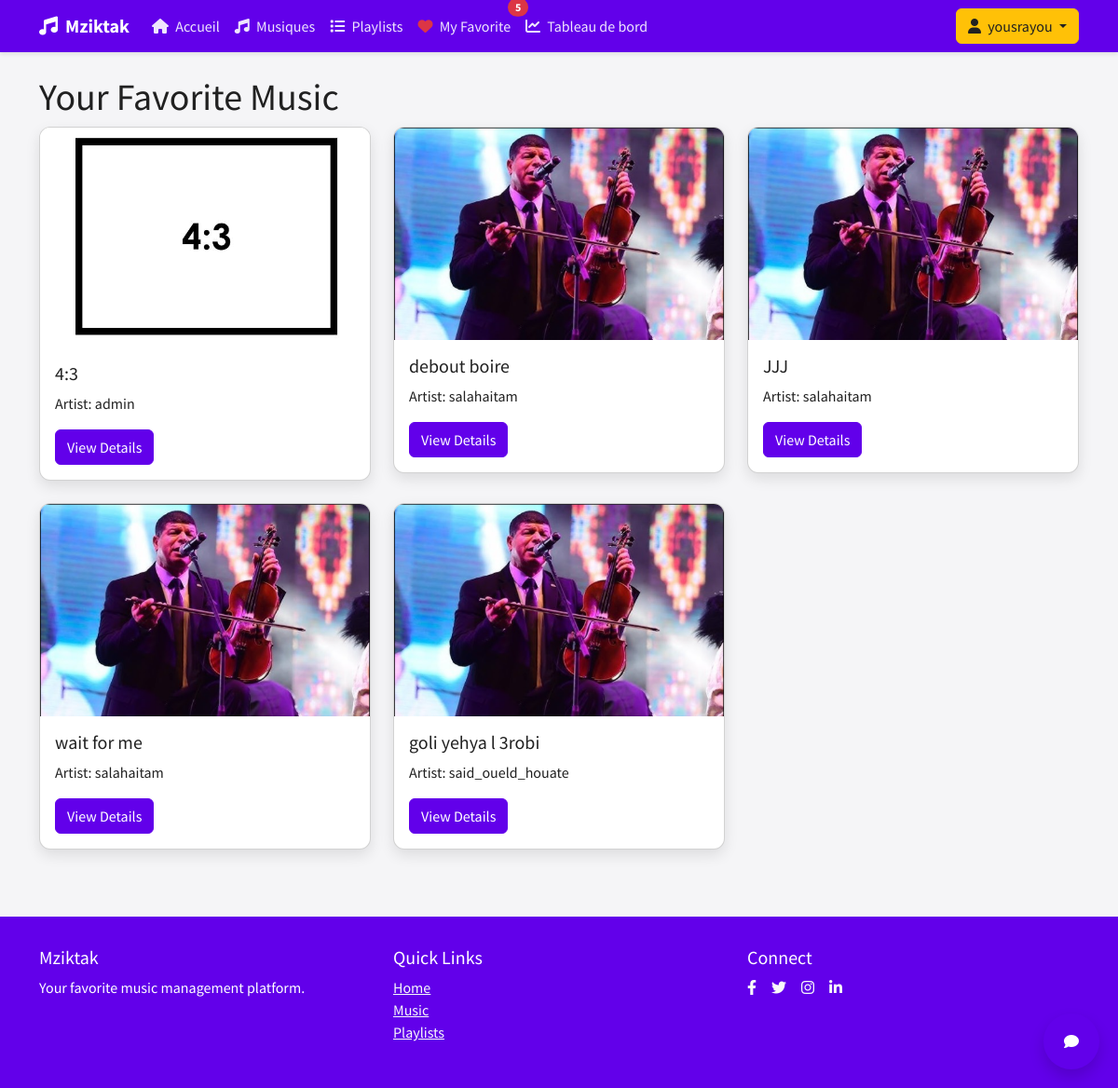
Screenshot of /favorites/ (signed in) with the database file from the repository.
### users/models.py (models this page shows, shortened)
class CustomUser(AbstractUser):
    REGULAR_USER = 'regular'
    ARTIST = 'artist'
    ADMIN = 'admin'
    USER_TYPE_CHOICES = [
        (REGULAR_USER, 'Regular User'),
        (ARTIST, 'Artist'),
        (ADMIN, 'Administrator'),
    ]
    user_type = models.CharField(
        max_length=10,
        choices=USER_TYPE_CHOICES,
        default=REGULAR_USER
    )
    profile_image = models.ImageField(
        upload_to='profile_images/',
        default='profile_images/default.png'
    )

class Artist(models.Model):
    user = models.OneToOneField(
        settings.AUTH_USER_MODEL,
        on_delete=models.CASCADE,
        related_name='artist_profile'
    )
    full_name = models.CharField(max_length=100)
    profile_image = models.ImageField(upload_to='artist_images/', null=True, blank=True)

### music_app/models.py (models this page shows, shortened)
class Music(models.Model):
    GENRE_CHOICES = [
        ('pop', 'Pop'),
        ('rock', 'Rock'),
        ('jazz', 'Jazz'),
        ('classical', 'Classical'),
        ('hip_hop', 'Hip Hop'),
        ('electronic', 'Electronic'),
        ('country', 'Country'),
        ('r_and_b', 'R&B'),
        ('indie', 'Indie'),
        ('chaabi','chaabi'),
        ('other', 'Other'),
    ]
    title = models.CharField(max_length=100)
    artist = models.ForeignKey('users.Artist', on_delete=models.CASCADE, related_name='music')
    genre = models.CharField(max_length=20, choices=GENRE_CHOICES, default='other')
    duration = models.DurationField(null=True, blank=True)
    release_date = models.DateField()
    audio_file = models.FileField(upload_to='music/')
    cover_image = models.ImageField(upload_to='covers/', default='covers/default.jpg')
    created_at = models.DateTimeField(auto_now_add=True)
    class Meta:
        verbose_name_plural = 'Music'
        ordering = ['-release_date']

### music_app/views.py (the view)
# urls.py: path('favorites/', views.favorite_music_list, name='favorite_list'),
@login_required
def favorite_music_list(request):
    if not request.user.is_authenticated:
        messages.warning(request, 'You must be logged in to view your favorites.')
        return redirect('login')
    favorites = Music.objects.filter(usermusicpreference__user=request.user, usermusicpreference__favorite=True)
    return render(request, 'music_app/favorite_music_list.html', {
        'favorites': favorites
    })

### music_app/context_processors.py (called while the page is built)
def favorite_count(request):
    if request.user.is_authenticated:
        count = UserMusicPreference.objects.filter(
            user=request.user,
            favorite=True
        ).count()
        return {'favorite_count': count}
    return {'favorite_count': 0}

### templates/music_app/favorite_music_list.html (shortened to what this page needs)
{% extends 'base.html' %}
{% block content %}
<div class="container">
    <h1>Your Favorite Music</h1>
    <div class="row g-4">
        {% for music in favorites %}
        <div class="col-md-4">
            <div class="card">
                <img src="{{ music.cover_image.url }}" class="card-img-top" alt="{{ music.title }}">
                <div class="card-body">
                    <h5 class="card-title">{{ music.title }}</h5>
                    <p class="card-text">Artist: {{ music.artist.full_name }}</p>
                    <a href="{% url 'music_detail' music.id %}" class="btn btn-primary">View Details</a>
                </div>
            </div>
        </div>
        {% empty %}
        <p>No favorite music found.</p>
        {% endfor %}
    </div>
</div>
{% endblock %}

### templates/includes/navigation.html (shortened to what this page needs)
<nav class="navbar navbar-expand-lg navbar-dark">
    <div class="container">
        <a class="navbar-brand" href="{% url 'home' %}">
            <i class="fas fa-music me-2"></i>Mziktak
        </a>
        <div class="collapse navbar-collapse" id="navbarNav">
            <ul class="navbar-nav me-auto">
                <li class="nav-item">
                    <a class="nav-link" href="{% url 'home' %}">
                        <i class="fas fa-home me-1"></i> Accueil
                    </a>
                </li>
                <li class="nav-item">
                    <a class="nav-link" href="{% url 'music_list' %}">
                        <i class="fas fa-music me-1"></i> Musiques
                    </a>
                </li>
                <li class="nav-item">
                    <a class="nav-link" href="{% url 'playlist_list' %}">
                        <i class="fas fa-list me-1"></i> Playlists
                    </a>
                </li>
                <li class="nav-item">
                    <a class="nav-link position-relative" href="{% if user.is_authenticated %}{% url 'favorite_list' %}{% else %}{% url 'login' %}?next={% url 'favorite_list' %}{% endif %}">
                        <i class="fas fa-heart me-1 {% if user.is_authenticated %}text-danger{% endif %}"></i> My Favorite
                        {% if user.is_authenticated %}
                        <span class="position-absolute top-0 start-100 translate-middle badge rounded-pill bg-danger">
                            {{ favorite_count }}
                        </span>
                        {% endif %}
                    </a>
                </li>
                {% if user.is_authenticated %}
                <li class="nav-item">
                    <a class="nav-link" href="{% url 'dashboard' %}">
                        <i class="fas fa-chart-line me-1"></i> Tableau de bord
                    </a>
                </li>
                {% endif %}
            </ul>
            <div class="d-flex">
                {% if user.is_authenticated %}
                    <div class="dropdown">
                        <button class="btn btn-accent dropdown-toggle" type="button" id="userDropdown" data-bs-toggle="dropdown" aria-expanded="false">
                            <i class="fas fa-user me-1"></i> {{ user.username }}
                        </button>
                    </div>
                {% endif %}
            </div>
        </div>
    </div>
</nav>

### templates/base.html (style rules this page uses)
:root { --primary: #6200EA; --primary-light: #9d46ff; --primary-dark: #0a00b6; --accent: #FFC107; --text-on-primary: #ffffff; --text-primary: #212121; --text-secondary: #757575; --success: #4CAF50; --warning: #FF9800; --error: #F44336; --background: #f5f5f7; }
body { font-family: 'Source Sans Pro', sans-serif; background-color: var(--background); color: var(--text-primary); min-height: 100vh; display: flex; flex-direction: column; }
.navbar { background-color: var(--primary); box-shadow: 0 2px 4px rgba(0,0,0,0.1); }
.navbar-brand { font-weight: 700; color: var(--text-on-primary) !important; }
.navbar-dark .navbar-nav .nav-link { color: rgba(255,255,255,0.9); transition: all 0.3s ease; }
.btn-primary { background-color: var(--primary); border-color: var(--primary); }
.btn-accent { background-color: var(--accent); border-color: var(--accent); color: var(--text-primary); }
.card { border-radius: 12px; overflow: hidden; box-shadow: 0 6px 15px rgba(0,0,0,0.1); transition: transform 0.3s ease, box-shadow 0.3s ease; }
.slide-up { animation: slideUp 0.5s ease-out; }

### rows the page displays
CustomUser: username "yousrayou"
Music: cover_image (picture), title "4:3", artist.full_name "admin"
Music: cover_image (picture), title "debout boire", artist.full_name "salahaitam"
Music: cover_image (picture), title "JJJ", artist.full_name "salahaitam"
Music: cover_image (picture), title "wait for me", artist.full_name "salahaitam"
Music: cover_image (picture), title "goli yehya l 3robi", artist.full_name "said_oueld_houate"

### other values shown
{{ favorite_count }} "5"
